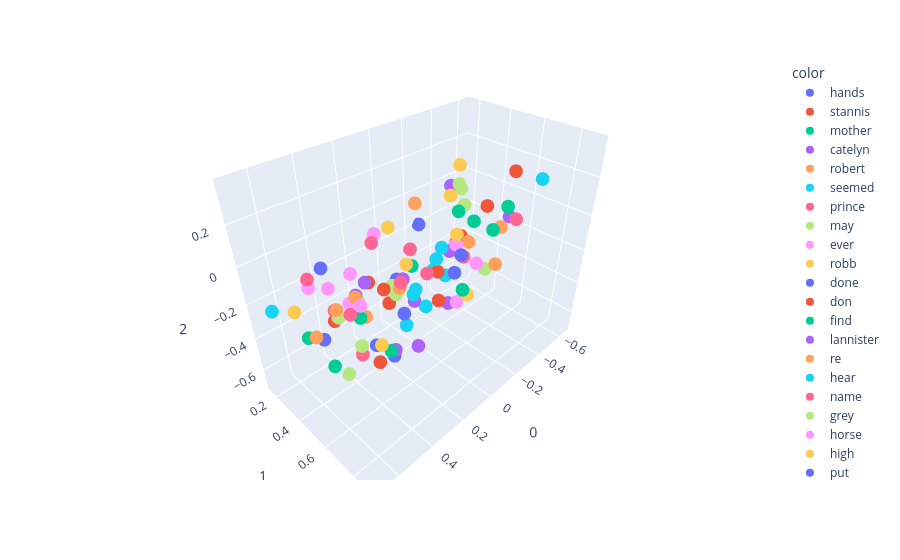

The code cell stored with this chart in its notebook:
### Code cell
import plotly.express as px
fig=px.scatter_3d(X[200:300],x=0,y=1,z=2,color=y[200:300])
fig.show()

### Figure 1 — Plotly figure (JSON) as saved in the notebook; plotly's stock layout.template omitted (floating-point values rounded to 4 significant figures)
{"data": [{"hovertemplate": "color=hands<br>0=%{x}<br>1=%{y}<br>2=%{z}<extra></extra>", "legendgroup": "hands", "marker": {"color": "#636efa", "symbol": "circle"}, "mode": "markers", "name": "hands", "scene": "scene", "showlegend": true, "type": "scatter3d", "x": [-0.3362], "y": [0.3727], "z": [-0.443]}, {"hovertemplate": "color=stannis<br>0=%{x}<br>1=%{y}<br>2=%{z}<extra></extra>", "legendgroup": "stannis", "marker": {"color": "#EF553B", "symbol": "circle"}, "mode": "markers", "name": "stannis", "scene": "scene", "showlegend": true, "type": "scatter3d", "x": [0.3753], "y": [0.6282], "z": [-0.03606]}, {"hovertemplate": "color=mother<br>0=%{x}<br>1=%{y}<br>2=%{z}<extra></extra>", "legendgroup": "mother", "marker": {"color": "#00cc96", "symbol": "circle"}, "mode": "markers", "name": "mother", "scene": "scene", "showlegend": true, "type": "scatter3d", "x": [0.4309], "y": [0.5293], "z": [-0.2113]}, {"hovertemplate": "color=catelyn<br>0=%{x}<br>1=%{y}<br>2=%{z}<extra></extra>", "legendgroup": "catelyn", "marker": {"color": "#ab63fa", "symbol": "circle"}, "mode": "markers", "name": "catelyn", "scene": "scene", "showlegend": true, "type": "scatter3d", "x": [0.2109], "y": [0.2788], "z": [-0.2724]}, {"hovertemplate": "color=robert<br>0=%{x}<br>1=%{y}<br>2=%{z}<extra></extra>", "legendgroup": "robert", "marker": {"color": "#FFA15A", "symbol": "circle"}, "mode": "markers", "name": "robert", "scene": "scene", "showlegend": true, "type": "scatter3d", "x": [0.5093], "y": [0.4749], "z": [-0.1537]}, {"hovertemplate": "color=seemed<br>0=%{x}<br>1=%{y}<br>2=%{z}<extra></extra>", "legendgroup": "seemed", "marker": {"color": "#19d3f3", "symbol": "circle"}, "mode": "markers", "name": "seemed", "scene": "scene", "showlegend": true, "type": "scatter3d", "x": [-0.01807], "y": [0.3956], "z": [-0.3747]}, {"hovertemplate": "color=prince<br>0=%{x}<br>1=%{y}<br>2=%{z}<extra></extra>", "legendgroup": "prince", "marker": {"color": "#FF6692", "symbol": "circle"}, "mode": "markers", "name": "prince", "scene": "scene", "showlegend": true, "type": "scatter3d", "x": [0.4932], "y": [0.4342], "z": [-0.1902]}, {"hovertemplate": "color=may<br>0=%{x}<br>1=%{y}<br>2=%{z}<extra></extra>", "legendgroup": "may", "marker": {"color": "#B6E880", "symbol": "circle"}, "mode": "markers", "name": "may", "scene": "scene", "showlegend": true, "type": "scatter3d", "x": [0.5056], "y": [0.4812], "z": [-0.194]}, {"hovertemplate": "color=ever<br>0=%{x}<br>1=%{y}<br>2=%{z}<extra></extra>", "legendgroup": "ever", "marker": {"color": "#FF97FF", "symbol": "circle"}, "mode": "markers", "name": "ever", "scene": "scene", "showlegend": true, "type": "scatter3d", "x": [0.4175], "y": [0.519], "z": [-0.1588]}, {"hovertemplate": "color=robb<br>0=%{x}<br>1=%{y}<br>2=%{z}<extra></extra>", "legendgroup": "robb", "marker": {"color": "#FECB52", "symbol": "circle"}, "mode": "markers", "name": "robb", "scene": "scene", "showlegend": true, "type": "scatter3d", "x": [0.3784], "y": [0.4467], "z": [-0.2761]}, {"hovertemplate": "color=done<br>0=%{x}<br>1=%{y}<br>2=%{z}<extra></extra>", "legendgroup": "done", "marker": {"color": "#636efa", "symbol": "circle"}, "mode": "markers", "name": "done", "scene": "scene", "showlegend": true, "type": "scatter3d", "x": [0.405], "y": [0.5923], "z": [-0.344]}, {"hovertemplate": "color=don<br>0=%{x}<br>1=%{y}<br>2=%{z}<extra></extra>", "legendgroup": "don", "marker": {"color": "#EF553B", "symbol": "circle"}, "mode": "markers", "name": "don", "scene": "scene", "showlegend": true, "type": "scatter3d", "x": [0.4266], "y": [0.3148], "z": [-0.3636]}, {"hovertemplate": "color=find<br>0=%{x}<br>1=%{y}<br>2=%{z}<extra></extra>", "legendgroup": "find", "marker": {"color": "#00cc96", "symbol": "circle"}, "mode": "markers", "name": "find", "scene": "scene", "showlegend": true, "type": "scatter3d", "x": [0.317], "y": [0.5831], "z": [-0.4447]}, {"hovertemplate": "color=lannister<br>0=%{x}<br>1=%{y}<br>2=%{z}<extra></extra>", "legendgroup": "lannister", "marker": {"color": "#ab63fa", "symbol": "circle"}, "mode": "markers", "name": "lannister", "scene": "scene", "showlegend": true, "type": "scatter3d", "x": [0.3696], "y": [0.4219], "z": [-0.1839]}, {"hovertemplate": "color=re<br>0=%{x}<br>1=%{y}<br>2=%{z}<extra></extra>", "legendgroup": "re", "marker": {"color": "#FFA15A", "symbol": "circle"}, "mode": "markers", "name": "re", "scene": "scene", "showlegend": true, "type": "scatter3d", "x": [0.3328], "y": [0.434], "z": [-0.3226]}, {"hovertemplate": "color=hear<br>0=%{x}<br>1=%{y}<br>2=%{z}<extra></extra>", "legendgroup": "hear", "marker": {"color": "#19d3f3", "symbol": "circle"}, "mode": "markers", "name": "hear", "scene": "scene", "showlegend": true, "type": "scatter3d", "x": [0.1078], "y": [0.4591], "z": [-0.4973]}, {"hovertemplate": "color=name<br>0=%{x}<br>1=%{y}<br>2=%{z}<extra></extra>", "legendgroup": "name", "marker": {"color": "#FF6692", "symbol": "circle"}, "mode": "markers", "name": "name", "scene": "scene", "showlegend": true, "type": "scatter3d", "x": [0.5007], "y": [0.6187], "z": [-0.3145]}, {"hovertemplate": "color=grey<br>0=%{x}<br>1=%{y}<br>2=%{z}<extra></extra>", "legendgroup": "grey", "marker": {"color": "#B6E880", "symbol": "circle"}, "mode": "markers", "name": "grey", "scene": "scene", "showlegend": true, "type": "scatter3d", "x": [-0.4981], "y": [0.2583], "z": [-0.02515]}, {"hovertemplate": "color=horse<br>0=%{x}<br>1=%{y}<br>2=%{z}<extra></extra>", "legendgroup": "horse", "marker": {"color": "#FF97FF", "symbol": "circle"}, "mode": "markers", "name": "horse", "scene": "scene", "showlegend": true, "type": "scatter3d", "x": [-0.4001], "y": [0.4717], "z": [-0.3626]}, {"hovertemplate": "color=high<br>0=%{x}<br>1=%{y}<br>2=%{z}<extra></extra>", "legendgroup": "high", "marker": {"color": "#FECB52", "symbol": "circle"}, "mode": "markers", "name": "high", "scene": "scene", "showlegend": true, "type": "scatter3d", "x": [-0.2051], "y": [0.4465], "z": [0.1054]}, {"hovertemplate": "color=put<br>0=%{x}<br>1=%{y}<br>2=%{z}<extra></extra>", "legendgroup": "put", "marker": {"color": "#636efa", "symbol": "circle"}, "mode": "markers", "name": "put", "scene": "scene", "showlegend": true, "type": "scatter3d", "x": [0.1657], "y": [0.4212], "z": [-0.6961]}, {"hovertemplate": "color=stone<br>0=%{x}<br>1=%{y}<br>2=%{z}<extra></extra>", "legendgroup": "stone", "marker": {"color": "#EF553B", "symbol": "circle"}, "mode": "markers", "name": "stone", "scene": "scene", "showlegend": true, "type": "scatter3d", "x": [-0.6426], "y": [0.4974], "z": [0.105]}, {"hovertemplate": "color=wine<br>0=%{x}<br>1=%{y}<br>2=%{z}<extra></extra>", "legendgroup": "wine", "marker": {"color": "#00cc96", "symbol": "circle"}, "mode": "markers", "name": "wine", "scene": "scene", "showlegend": true, "type": "scatter3d", "x": [-0.1361], "y": [0.242], "z": [-0.3629]}, {"hovertemplate": "color=hard<br>0=%{x}<br>1=%{y}<br>2=%{z}<extra></extra>", "legendgroup": "hard", "marker": {"color": "#ab63fa", "symbol": "circle"}, "mode": "markers", "name": "hard", "scene": "scene", "showlegend": true, "type": "scatter3d", "x": [-0.3903], "y": [0.2808], "z": [-0.3664]}, {"hovertemplate": "color=water<br>0=%{x}<br>1=%{y}<br>2=%{z}<extra></extra>", "legendgroup": "water", "marker": {"color": "#FFA15A", "symbol": "circle"}, "mode": "markers", "name": "water", "scene": "scene", "showlegend": true, "type": "scatter3d", "x": [-0.5923], "y": [0.4725], "z": [-0.2154]}, {"hovertemplate": "color=upon<br>0=%{x}<br>1=%{y}<br>2=%{z}<extra></extra>", "legendgroup": "upon", "marker": {"color": "#19d3f3", "symbol": "circle"}, "mode": "markers", "name": "upon", "scene": "scene", "showlegend": true, "type": "scatter3d", "x": [-0.1671], "y": [0.431], "z": [-0.1745]}, {"hovertemplate": "color=fire<br>0=%{x}<br>1=%{y}<br>2=%{z}<extra></extra>", "legendgroup": "fire", "marker": {"color": "#FF6692", "symbol": "circle"}, "mode": "markers", "name": "fire", "scene": "scene", "showlegend": true, "type": "scatter3d", "x": [-0.5056], "y": [0.6233], "z": [-0.07111]}, {"hovertemplate": "color=iron<br>0=%{x}<br>1=%{y}<br>2=%{z}<extra></extra>", "legendgroup": "iron", "marker": {"color": "#B6E880", "symbol": "circle"}, "mode": "markers", "name": "iron", "scene": "scene", "showlegend": true, "type": "scatter3d", "x": [-0.2339], "y": [0.5108], "z": [0.06906]}, {"hovertemplate": "color=until<br>0=%{x}<br>1=%{y}<br>2=%{z}<extra></extra>", "legendgroup": "until", "marker": {"color": "#FF97FF", "symbol": "circle"}, "mode": "markers", "name": "until", "scene": "scene", "showlegend": true, "type": "scatter3d", "x": [-0.1773], "y": [0.5343], "z": [-0.4677]}, {"hovertemplate": "color=these<br>0=%{x}<br>1=%{y}<br>2=%{z}<extra></extra>", "legendgroup": "these", "marker": {"color": "#FECB52", "symbol": "circle"}, "mode": "markers", "name": "these", "scene": "scene", "showlegend": true, "type": "scatter3d", "x": [0.393], "y": [0.6942], "z": [0.2835]}, {"hovertemplate": "color=voice<br>0=%{x}<br>1=%{y}<br>2=%{z}<extra></extra>", "legendgroup": "voice", "marker": {"color": "#636efa", "symbol": "circle"}, "mode": "markers", "name": "voice", "scene": "scene", "showlegend": true, "type": "scatter3d", "x": [-0.0486], "y": [0.214], "z": [-0.4216]}, {"hovertemplate": "color=gone<br>0=%{x}<br>1=%{y}<br>2=%{z}<extra></extra>", "legendgroup": "gone", "marker": {"color": "#EF553B", "symbol": "circle"}, "mode": "markers", "name": "gone", "scene": "scene", "showlegend": true, "type": "scatter3d", "x": [-0.02698], "y": [0.5478], "z": [-0.365]}, {"hovertemplate": "color=give<br>0=%{x}<br>1=%{y}<br>2=%{z}<extra></extra>", "legendgroup": "give", "marker": {"color": "#00cc96", "symbol": "circle"}, "mode": "markers", "name": "give", "scene": "scene", "showlegend": true, "type": "scatter3d", "x": [0.5433], "y": [0.4569], "z": [-0.4709]}, {"hovertemplate": "color=sam<br>0=%{x}<br>1=%{y}<br>2=%{z}<extra></extra>", "legendgroup": "sam", "marker": {"color": "#ab63fa", "symbol": "circle"}, "mode": "markers", "name": "sam", "scene": "scene", "showlegend": true, "type": "scatter3d", "x": [-0.04474], "y": [0.269], "z": [-0.3896]}, {"hovertemplate": "color=better<br>0=%{x}<br>1=%{y}<br>2=%{z}<extra></extra>", "legendgroup": "better", "marker": {"color": "#FFA15A", "symbol": "circle"}, "mode": "markers", "name": "better", "scene": "scene", "showlegend": true, "type": "scatter3d", "x": [0.4076], "y": [0.4711], "z": [-0.1463]}, {"hovertemplate": "color=seen<br>0=%{x}<br>1=%{y}<br>2=%{z}<extra></extra>", "legendgroup": "seen", "marker": {"color": "#19d3f3", "symbol": "circle"}, "mode": "markers", "name": "seen", "scene": "scene", "showlegend": true, "type": "scatter3d", "x": [0.09601], "y": [0.5831], "z": [-0.3108]}, {"hovertemplate": "color=shall<br>0=%{x}<br>1=%{y}<br>2=%{z}<extra></extra>", "legendgroup": "shall", "marker": {"color": "#FF6692", "symbol": "circle"}, "mode": "markers", "name": "shall", "scene": "scene", "showlegend": true, "type": "scatter3d", "x": [0.4851], "y": [0.5367], "z": [-0.1567]}, {"hovertemplate": "color=ned<br>0=%{x}<br>1=%{y}<br>2=%{z}<extra></extra>", "legendgroup": "ned", "marker": {"color": "#B6E880", "symbol": "circle"}, "mode": "markers", "name": "ned", "scene": "scene", "showlegend": true, "type": "scatter3d", "x": [0.2725], "y": [0.2964], "z": [-0.3383]}, {"hovertemplate": "color=always<br>0=%{x}<br>1=%{y}<br>2=%{z}<extra></extra>", "legendgroup": "always", "marker": {"color": "#FF97FF", "symbol": "circle"}, "mode": "markers", "name": "always", "scene": "scene", "showlegend": true, "type": "scatter3d", "x": [0.4187], "y": [0.4385], "z": [-0.1925]}, {"hovertemplate": "color=years<br>0=%{x}<br>1=%{y}<br>2=%{z}<extra></extra>", "legendgroup": "years", "marker": {"color": "#FECB52", "symbol": "circle"}, "mode": "markers", "name": "years", "scene": "scene", "showlegend": true, "type": "scatter3d", "x": [0.2682], "y": [0.6466], "z": [0.04254]}, {"hovertemplate": "color=between<br>0=%{x}<br>1=%{y}<br>2=%{z}<extra></extra>", "legendgroup": "between", "marker": {"color": "#636efa", "symbol": "circle"}, "mode": "markers", "name": "between", "scene": "scene", "showlegend": true, "type": "scatter3d", "x": [-0.4235], "y": [0.3072], "z": [-0.3023]}, {"hovertemplate": "color=dark<br>0=%{x}<br>1=%{y}<br>2=%{z}<extra></extra>", "legendgroup": "dark", "marker": {"color": "#EF553B", "symbol": "circle"}, "mode": "markers", "name": "dark", "scene": "scene", "showlegend": true, "type": "scatter3d", "x": [-0.555], "y": [0.3976], "z": [-0.09973]}, {"hovertemplate": "color=place<br>0=%{x}<br>1=%{y}<br>2=%{z}<extra></extra>", "legendgroup": "place", "marker": {"color": "#00cc96", "symbol": "circle"}, "mode": "markers", "name": "place", "scene": "scene", "showlegend": true, "type": "scatter3d", "x": [0.1029], "y": [0.807], "z": [-0.08824]}, {"hovertemplate": "color=small<br>0=%{x}<br>1=%{y}<br>2=%{z}<extra></extra>", "legendgroup": "small", "marker": {"color": "#ab63fa", "symbol": "circle"}, "mode": "markers", "name": "small", "scene": "scene", "showlegend": true, "type": "scatter3d", "x": [-0.2628], "y": [0.3942], "z": [0.1187]}, {"hovertemplate": "color=cold<br>0=%{x}<br>1=%{y}<br>2=%{z}<extra></extra>", "legendgroup": "cold", "marker": {"color": "#FFA15A", "symbol": "circle"}, "mode": "markers", "name": "cold", "scene": "scene", "showlegend": true, "type": "scatter3d", "x": [-0.4032], "y": [0.406], "z": [-0.2569]}, {"hovertemplate": "color=winterfell<br>0=%{x}<br>1=%{y}<br>2=%{z}<extra></extra>", "legendgroup": "winterfell", "marker": {"color": "#19d3f3", "symbol": "circle"}, "mode": "markers", "name": "winterfell", "scene": "scene", "showlegend": true, "type": "scatter3d", "x": [0.2878], "y": [0.7066], "z": [-0.06601]}, {"hovertemplate": "color=most<br>0=%{x}<br>1=%{y}<br>2=%{z}<extra></extra>", "legendgroup": "most", "marker": {"color": "#FF6692", "symbol": "circle"}, "mode": "markers", "name": "most", "scene": "scene", "showlegend": true, "type": "scatter3d", "x": [0.4154], "y": [0.6225], "z": [0.1976]}, {"hovertemplate": "color=hundred<br>0=%{x}<br>1=%{y}<br>2=%{z}<extra></extra>", "legendgroup": "hundred", "marker": {"color": "#B6E880", "symbol": "circle"}, "mode": "markers", "name": "hundred", "scene": "scene", "showlegend": true, "type": "scatter3d", "x": [-0.04254], "y": [0.6402], "z": [0.2848]}, {"hovertemplate": "color=stood<br>0=%{x}<br>1=%{y}<br>2=%{z}<extra></extra>", "legendgroup": "stood", "marker": {"color": "#FF97FF", "symbol": "circle"}, "mode": "markers", "name": "stood", "scene": "scene", "showlegend": true, "type": "scatter3d", "x": [-0.3474], "y": [0.3679], "z": [-0.2665]}, {"hovertemplate": "color=end<br>0=%{x}<br>1=%{y}<br>2=%{z}<extra></extra>", "legendgroup": "end", "marker": {"color": "#FECB52", "symbol": "circle"}, "mode": "markers", "name": "end", "scene": "scene", "showlegend": true, "type": "scatter3d", "x": [0.02306], "y": [0.7664], "z": [-0.1792]}, {"hovertemplate": "color=sister<br>0=%{x}<br>1=%{y}<br>2=%{z}<extra></extra>", "legendgroup": "sister", "marker": {"color": "#636efa", "symbol": "circle"}, "mode": "markers", "name": "sister", "scene": "scene", "showlegend": true, "type": "scatter3d", "x": [0.5763], "y": [0.4586], "z": [-0.2868]}, {"hovertemplate": "color=words<br>0=%{x}<br>1=%{y}<br>2=%{z}<extra></extra>", "legendgroup": "words", "marker": {"color": "#EF553B", "symbol": "circle"}, "mode": "markers", "name": "words", "scene": "scene", "showlegend": true, "type": "scatter3d", "x": [0.2046], "y": [0.4494], "z": [-0.3059]}, {"hovertemplate": "color=sea<br>0=%{x}<br>1=%{y}<br>2=%{z}<extra></extra>", "legendgroup": "sea", "marker": {"color": "#00cc96", "symbol": "circle"}, "mode": "markers", "name": "sea", "scene": "scene", "showlegend": true, "type": "scatter3d", "x": [-0.1516], "y": [0.8138], "z": [0.2058]}, {"hovertemplate": "color=right<br>0=%{x}<br>1=%{y}<br>2=%{z}<extra></extra>", "legendgroup": "right", "marker": {"color": "#ab63fa", "symbol": "circle"}, "mode": "markers", "name": "right", "scene": "scene", "showlegend": true, "type": "scatter3d", "x": [-0.1581], "y": [0.4916], "z": [-0.488]}, {"hovertemplate": "color=nothing<br>0=%{x}<br>1=%{y}<br>2=%{z}<extra></extra>", "legendgroup": "nothing", "marker": {"color": "#FFA15A", "symbol": "circle"}, "mode": "markers", "name": "nothing", "scene": "scene", "showlegend": true, "type": "scatter3d", "x": [0.1987], "y": [0.5223], "z": [-0.1807]}, {"hovertemplate": "color=walls<br>0=%{x}<br>1=%{y}<br>2=%{z}<extra></extra>", "legendgroup": "walls", "marker": {"color": "#19d3f3", "symbol": "circle"}, "mode": "markers", "name": "walls", "scene": "scene", "showlegend": true, "type": "scatter3d", "x": [-0.4667], "y": [0.7654], "z": [0.2085]}, {"hovertemplate": "color=fingers<br>0=%{x}<br>1=%{y}<br>2=%{z}<extra></extra>", "legendgroup": "fingers", "marker": {"color": "#FF6692", "symbol": "circle"}, "mode": "markers", "name": "fingers", "scene": "scene", "showlegend": true, "type": "scatter3d", "x": [-0.5442], "y": [0.2584], "z": [-0.4887]}, {"hovertemplate": "color=same<br>0=%{x}<br>1=%{y}<br>2=%{z}<extra></extra>", "legendgroup": "same", "marker": {"color": "#B6E880", "symbol": "circle"}, "mode": "markers", "name": "same", "scene": "scene", "showlegend": true, "type": "scatter3d", "x": [0.2192], "y": [0.5191], "z": [-0.2069]}, {"hovertemplate": "color=house<br>0=%{x}<br>1=%{y}<br>2=%{z}<extra></extra>", "legendgroup": "house", "marker": {"color": "#FF97FF", "symbol": "circle"}, "mode": "markers", "name": "house", "scene": "scene", "showlegend": true, "type": "scatter3d", "x": [0.2772], "y": [0.4634], "z": [0.109]}, {"hovertemplate": "color=cloak<br>0=%{x}<br>1=%{y}<br>2=%{z}<extra></extra>", "legendgroup": "cloak", "marker": {"color": "#FECB52", "symbol": "circle"}, "mode": "markers", "name": "cloak", "scene": "scene", "showlegend": true, "type": "scatter3d", "x": [-0.4485], "y": [0.2722], "z": [-0.3424]}, {"hovertemplate": "color=young<br>0=%{x}<br>1=%{y}<br>2=%{z}<extra></extra>", "legendgroup": "young", "marker": {"color": "#636efa", "symbol": "circle"}, "mode": "markers", "name": "young", "scene": "scene", "showlegend": true, "type": "scatter3d", "x": [0.4478], "y": [0.2945], "z": [-0.06312]}, {"hovertemplate": "color=beside<br>0=%{x}<br>1=%{y}<br>2=%{z}<extra></extra>", "legendgroup": "beside", "marker": {"color": "#EF553B", "symbol": "circle"}, "mode": "markers", "name": "beside", "scene": "scene", "showlegend": true, "type": "scatter3d", "x": [-0.2835], "y": [0.2949], "z": [-0.4486]}, {"hovertemplate": "color=does<br>0=%{x}<br>1=%{y}<br>2=%{z}<extra></extra>", "legendgroup": "does", "marker": {"color": "#00cc96", "symbol": "circle"}, "mode": "markers", "name": "does", "scene": "scene", "showlegend": true, "type": "scatter3d", "x": [0.6002], "y": [0.3692], "z": [-0.3206]}, {"hovertemplate": "color=get<br>0=%{x}<br>1=%{y}<br>2=%{z}<extra></extra>", "legendgroup": "get", "marker": {"color": "#ab63fa", "symbol": "circle"}, "mode": "markers", "name": "get", "scene": "scene", "showlegend": true, "type": "scatter3d", "x": [0.1385], "y": [0.574], "z": [-0.5402]}, {"hovertemplate": "color=seven<br>0=%{x}<br>1=%{y}<br>2=%{z}<extra></extra>", "legendgroup": "seven", "marker": {"color": "#FFA15A", "symbol": "circle"}, "mode": "markers", "name": "seven", "scene": "scene", "showlegend": true, "type": "scatter3d", "x": [0.3018], "y": [0.7386], "z": [0.3616]}, {"hovertemplate": "color=mouth<br>0=%{x}<br>1=%{y}<br>2=%{z}<extra></extra>", "legendgroup": "mouth", "marker": {"color": "#19d3f3", "symbol": "circle"}, "mode": "markers", "name": "mouth", "scene": "scene", "showlegend": true, "type": "scatter3d", "x": [-0.3914], "y": [0.252], "z": [-0.5507]}, {"hovertemplate": "color=watch<br>0=%{x}<br>1=%{y}<br>2=%{z}<extra></extra>", "legendgroup": "watch", "marker": {"color": "#FF6692", "symbol": "circle"}, "mode": "markers", "name": "watch", "scene": "scene", "showlegend": true, "type": "scatter3d", "x": [0.2878], "y": [0.6319], "z": [-0.04598]}, {"hovertemplate": "color=door<br>0=%{x}<br>1=%{y}<br>2=%{z}<extra></extra>", "legendgroup": "door", "marker": {"color": "#B6E880", "symbol": "circle"}, "mode": "markers", "name": "door", "scene": "scene", "showlegend": true, "type": "scatter3d", "x": [-0.4821], "y": [0.4687], "z": [-0.4409]}, {"hovertemplate": "color=joffrey<br>0=%{x}<br>1=%{y}<br>2=%{z}<extra></extra>", "legendgroup": "joffrey", "marker": {"color": "#FF97FF", "symbol": "circle"}, "mode": "markers", "name": "joffrey", "scene": "scene", "showlegend": true, "type": "scatter3d", "x": [0.4522], "y": [0.3881], "z": [-0.2783]}, {"hovertemplate": "color=green<br>0=%{x}<br>1=%{y}<br>2=%{z}<extra></extra>", "legendgroup": "green", "marker": {"color": "#FECB52", "symbol": "circle"}, "mode": "markers", "name": "green", "scene": "scene", "showlegend": true, "type": "scatter3d", "x": [-0.4758], "y": [0.2607], "z": [0.1186]}, {"hovertemplate": "color=big<br>0=%{x}<br>1=%{y}<br>2=%{z}<extra></extra>", "legendgroup": "big", "marker": {"color": "#636efa", "symbol": "circle"}, "mode": "markers", "name": "big", "scene": "scene", "showlegend": true, "type": "scatter3d", "x": [-0.2798], "y": [0.1488], "z": [-0.2032]}, {"hovertemplate": "color=under<br>0=%{x}<br>1=%{y}<br>2=%{z}<extra></extra>", "legendgroup": "under", "marker": {"color": "#EF553B", "symbol": "circle"}, "mode": "markers", "name": "under", "scene": "scene", "showlegend": true, "type": "scatter3d", "x": [-0.5486], "y": [0.2265], "z": [-0.359]}, {"hovertemplate": "color=few<br>0=%{x}<br>1=%{y}<br>2=%{z}<extra></extra>", "legendgroup": "few", "marker": {"color": "#00cc96", "symbol": "circle"}, "mode": "markers", "name": "few", "scene": "scene", "showlegend": true, "type": "scatter3d", "x": [-0.0826], "y": [0.6068], "z": [0.131]}, {"hovertemplate": "color=sent<br>0=%{x}<br>1=%{y}<br>2=%{z}<extra></extra>", "legendgroup": "sent", "marker": {"color": "#ab63fa", "symbol": "circle"}, "mode": "markers", "name": "sent", "scene": "scene", "showlegend": true, "type": "scatter3d", "x": [0.2138], "y": [0.4918], "z": [-0.5714]}, {"hovertemplate": "color=perhaps<br>0=%{x}<br>1=%{y}<br>2=%{z}<extra></extra>", "legendgroup": "perhaps", "marker": {"color": "#FFA15A", "symbol": "circle"}, "mode": "markers", "name": "perhaps", "scene": "scene", "showlegend": true, "type": "scatter3d", "x": [0.6408], "y": [0.5134], "z": [-0.1954]}, {"hovertemplate": "color=almost<br>0=%{x}<br>1=%{y}<br>2=%{z}<extra></extra>", "legendgroup": "almost", "marker": {"color": "#19d3f3", "symbol": "circle"}, "mode": "markers", "name": "almost", "scene": "scene", "showlegend": true, "type": "scatter3d", "x": [-0.2739], "y": [0.2704], "z": [-0.4431]}, {"hovertemplate": "color=such<br>0=%{x}<br>1=%{y}<br>2=%{z}<extra></extra>", "legendgroup": "such", "marker": {"color": "#FF6692", "symbol": "circle"}, "mode": "markers", "name": "such", "scene": "scene", "showlegend": true, "type": "scatter3d", "x": [0.6149], "y": [0.4686], "z": [0.05456]}, {"hovertemplate": "color=wanted<br>0=%{x}<br>1=%{y}<br>2=%{z}<extra></extra>", "legendgroup": "wanted", "marker": {"color": "#B6E880", "symbol": "circle"}, "mode": "markers", "name": "wanted", "scene": "scene", "showlegend": true, "type": "scatter3d", "x": [0.4436], "y": [0.4077], "z": [-0.6328]}, {"hovertemplate": "color=daughter<br>0=%{x}<br>1=%{y}<br>2=%{z}<extra></extra>", "legendgroup": "daughter", "marker": {"color": "#FF97FF", "symbol": "circle"}, "mode": "markers", "name": "daughter", "scene": "scene", "showlegend": true, "type": "scatter3d", "x": [0.5301], "y": [0.3097], "z": [-0.1176]}, {"hovertemplate": "color=true<br>0=%{x}<br>1=%{y}<br>2=%{z}<extra></extra>", "legendgroup": "true", "marker": {"color": "#FECB52", "symbol": "circle"}, "mode": "markers", "name": "true", "scene": "scene", "showlegend": true, "type": "scatter3d", "x": [0.6931], "y": [0.4736], "z": [-0.05751]}, {"hovertemplate": "color=while<br>0=%{x}<br>1=%{y}<br>2=%{z}<extra></extra>", "legendgroup": "while", "marker": {"color": "#636efa", "symbol": "circle"}, "mode": "markers", "name": "while", "scene": "scene", "showlegend": true, "type": "scatter3d", "x": [-0.3265], "y": [0.4241], "z": [-0.2971]}, {"hovertemplate": "color=leave<br>0=%{x}<br>1=%{y}<br>2=%{z}<extra></extra>", "legendgroup": "leave", "marker": {"color": "#EF553B", "symbol": "circle"}, "mode": "markers", "name": "leave", "scene": "scene", "showlegend": true, "type": "scatter3d", "x": [0.4071], "y": [0.6115], "z": [-0.4317]}, {"hovertemplate": "color=city<br>0=%{x}<br>1=%{y}<br>2=%{z}<extra></extra>", "legendgroup": "city", "marker": {"color": "#00cc96", "symbol": "circle"}, "mode": "markers", "name": "city", "scene": "scene", "showlegend": true, "type": "scatter3d", "x": [0.06292], "y": [0.9068], "z": [0.2247]}, {"hovertemplate": "color=wind<br>0=%{x}<br>1=%{y}<br>2=%{z}<extra></extra>", "legendgroup": "wind", "marker": {"color": "#ab63fa", "symbol": "circle"}, "mode": "markers", "name": "wind", "scene": "scene", "showlegend": true, "type": "scatter3d", "x": [-0.6342], "y": [0.4924], "z": [-0.1579]}, {"hovertemplate": "color=light<br>0=%{x}<br>1=%{y}<br>2=%{z}<extra></extra>", "legendgroup": "light", "marker": {"color": "#FFA15A", "symbol": "circle"}, "mode": "markers", "name": "light", "scene": "scene", "showlegend": true, "type": "scatter3d", "x": [-0.4588], "y": [0.5657], "z": [-0.1212]}, {"hovertemplate": "color=arms<br>0=%{x}<br>1=%{y}<br>2=%{z}<extra></extra>", "legendgroup": "arms", "marker": {"color": "#19d3f3", "symbol": "circle"}, "mode": "markers", "name": "arms", "scene": "scene", "showlegend": true, "type": "scatter3d", "x": [-0.2239], "y": [0.3397], "z": [-0.314]}, {"hovertemplate": "color=children<br>0=%{x}<br>1=%{y}<br>2=%{z}<extra></extra>", "legendgroup": "children", "marker": {"color": "#FF6692", "symbol": "circle"}, "mode": "markers", "name": "children", "scene": "scene", "showlegend": true, "type": "scatter3d", "x": [0.3177], "y": [0.7255], "z": [0.1722]}, {"hovertemplate": "color=herself<br>0=%{x}<br>1=%{y}<br>2=%{z}<extra></extra>", "legendgroup": "herself", "marker": {"color": "#B6E880", "symbol": "circle"}, "mode": "markers", "name": "herself", "scene": "scene", "showlegend": true, "type": "scatter3d", "x": [0.05567], "y": [0.2994], "z": [-0.3622]}, {"hovertemplate": "color=sweet<br>0=%{x}<br>1=%{y}<br>2=%{z}<extra></extra>", "legendgroup": "sweet", "marker": {"color": "#FF97FF", "symbol": "circle"}, "mode": "markers", "name": "sweet", "scene": "scene", "showlegend": true, "type": "scatter3d", "x": [0.3655], "y": [0.1943], "z": [-0.2722]}, {"hovertemplate": "color=others<br>0=%{x}<br>1=%{y}<br>2=%{z}<extra></extra>", "legendgroup": "others", "marker": {"color": "#FECB52", "symbol": "circle"}, "mode": "markers", "name": "others", "scene": "scene", "showlegend": true, "type": "scatter3d", "x": [-0.007233], "y": [0.6681], "z": [0.07183]}, {"hovertemplate": "color=lost<br>0=%{x}<br>1=%{y}<br>2=%{z}<extra></extra>", "legendgroup": "lost", "marker": {"color": "#636efa", "symbol": "circle"}, "mode": "markers", "name": "lost", "scene": "scene", "showlegend": true, "type": "scatter3d", "x": [0.184], "y": [0.53], "z": [-0.334]}, {"hovertemplate": "color=theon<br>0=%{x}<br>1=%{y}<br>2=%{z}<extra></extra>", "legendgroup": "theon", "marker": {"color": "#EF553B", "symbol": "circle"}, "mode": "markers", "name": "theon", "scene": "scene", "showlegend": true, "type": "scatter3d", "x": [0.1784], "y": [0.2646], "z": [-0.2963]}, {"hovertemplate": "color=each<br>0=%{x}<br>1=%{y}<br>2=%{z}<extra></extra>", "legendgroup": "each", "marker": {"color": "#00cc96", "symbol": "circle"}, "mode": "markers", "name": "each", "scene": "scene", "showlegend": true, "type": "scatter3d", "x": [-0.2749], "y": [0.5395], "z": [-0.02339]}, {"hovertemplate": "color=felt<br>0=%{x}<br>1=%{y}<br>2=%{z}<extra></extra>", "legendgroup": "felt", "marker": {"color": "#ab63fa", "symbol": "circle"}, "mode": "markers", "name": "felt", "scene": "scene", "showlegend": true, "type": "scatter3d", "x": [-0.1821], "y": [0.2089], "z": [-0.6487]}, {"hovertemplate": "color=side<br>0=%{x}<br>1=%{y}<br>2=%{z}<extra></extra>", "legendgroup": "side", "marker": {"color": "#FFA15A", "symbol": "circle"}, "mode": "markers", "name": "side", "scene": "scene", "showlegend": true, "type": "scatter3d", "x": [-0.3622], "y": [0.6233], "z": [-0.2756]}, {"hovertemplate": "color=yes<br>0=%{x}<br>1=%{y}<br>2=%{z}<extra></extra>", "legendgroup": "yes", "marker": {"color": "#19d3f3", "symbol": "circle"}, "mode": "markers", "name": "yes", "scene": "scene", "showlegend": true, "type": "scatter3d", "x": [0.6787], "y": [0.2392], "z": [-0.2016]}, {"hovertemplate": "color=brothers<br>0=%{x}<br>1=%{y}<br>2=%{z}<extra></extra>", "legendgroup": "brothers", "marker": {"color": "#FF6692", "symbol": "circle"}, "mode": "markers", "name": "brothers", "scene": "scene", "showlegend": true, "type": "scatter3d", "x": [0.2564], "y": [0.7528], "z": [0.04474]}, {"hovertemplate": "color=best<br>0=%{x}<br>1=%{y}<br>2=%{z}<extra></extra>", "legendgroup": "best", "marker": {"color": "#B6E880", "symbol": "circle"}, "mode": "markers", "name": "best", "scene": "scene", "showlegend": true, "type": "scatter3d", "x": [0.5183], "y": [0.6451], "z": [-0.236]}, {"hovertemplate": "color=very<br>0=%{x}<br>1=%{y}<br>2=%{z}<extra></extra>", "legendgroup": "very", "marker": {"color": "#FF97FF", "symbol": "circle"}, "mode": "markers", "name": "very", "scene": "scene", "showlegend": true, "type": "scatter3d", "x": [0.3321], "y": [0.3425], "z": [-0.127]}, {"hovertemplate": "color=die<br>0=%{x}<br>1=%{y}<br>2=%{z}<extra></extra>", "legendgroup": "die", "marker": {"color": "#FECB52", "symbol": "circle"}, "mode": "markers", "name": "die", "scene": "scene", "showlegend": true, "type": "scatter3d", "x": [0.4365], "y": [0.6691], "z": [-0.2697]}], "layout": {"legend": {"title": {"text": "color"}, "tracegroupgap": 0}, "margin": {"t": 60}, "scene": {"domain": {"x": [0, 1], "y": [0, 1]}, "xaxis": {"title": {"text": "0"}}, "yaxis": {"title": {"text": "1"}}, "zaxis": {"title": {"text": "2"}}}}}
